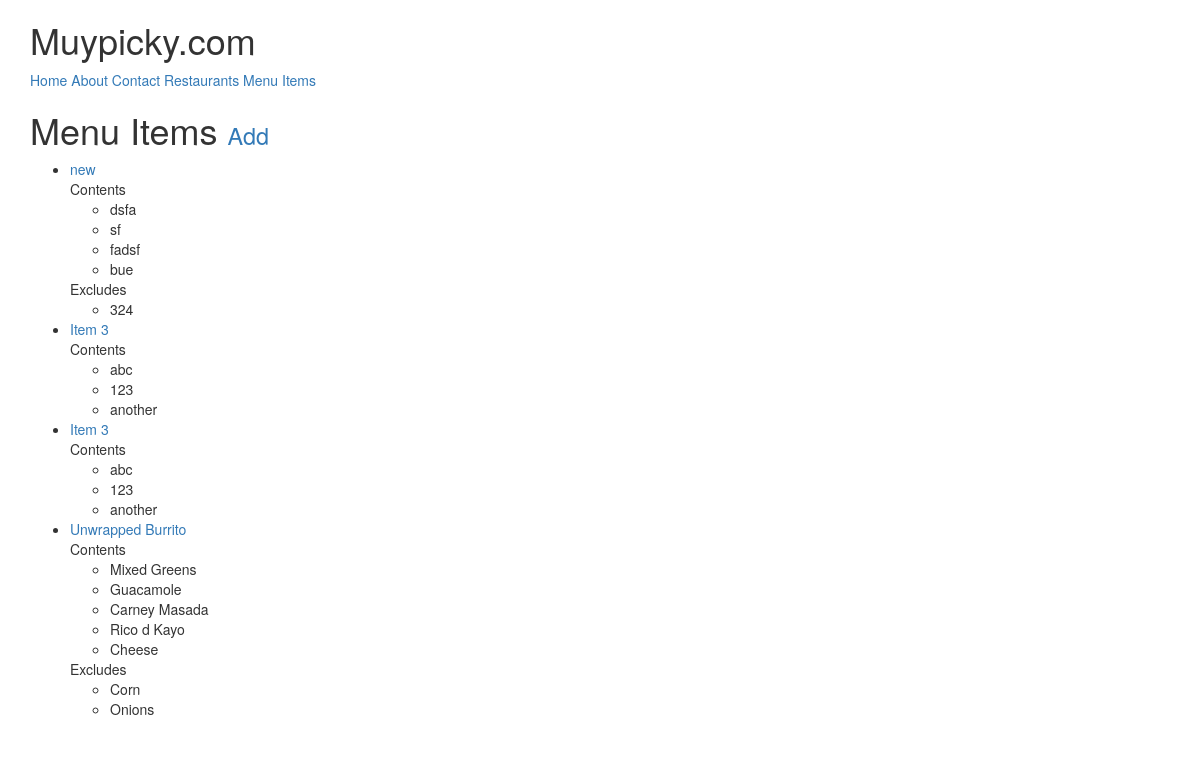
The app's page /items/ (signed in) with its own data.
### menus/models.py (models this page shows, shortened)
class Item(models.Model):
    user        = models.ForeignKey(settings.AUTH_USER_MODEL)
    restaurant  = models.ForeignKey(Restaurant)
    name        = models.CharField(max_length=120)
    contents    = models.TextField(help_text='Separate each item by comma')
    excludes    = models.TextField(blank=True, null=True, help_text='Separate each item by comma')
    public      = models.BooleanField(default=True)
    timestamp   = models.DateTimeField(auto_now_add=True)
    updated     = models.DateTimeField(auto_now=True)
    class Meta:
        ordering = ['-updated', '-timestamp']
    def get_contents(self):
        return self.contents.split(",")
    def get_excludes(self):
        return self.excludes.split(",")
    def get_absolute_url(self):
        return reverse('menus:detail', kwargs={'pk': self.pk})

### menus/views.py (the view)
class ItemListView(ListView):
    def get_queryset(self):
        return Item.objects.filter(user=self.request.user)

### menus/templates/menus/item_list.html (shortened to what this page needs)
{% extends "base.html" %}
{% block content %}
<h1>Menu Items <small><a href='{% url "menus:create" %}'>Add</a></small> </h1>
<ul>
    {% for obj in object_list %}
        <li><a href='{{ obj.get_absolute_url }}'> {{ obj.name }} </a><br/>
            {% if obj.contents %}
            Contents
            <ul>
                {% for item in obj.get_contents %}
                <li>{{ item }}</li>
                {% endfor %}
            </ul>
            {% endif %}
            {% if obj.excludes %}
            Excludes
            <ul>
                {% for item in obj.get_excludes %}
                <li>{{ item }}</li>
                {% endfor %}
            </ul>
            {% endif %}
        </li>
        {% empty %}
        <li><a href='{% url "menus:create" %}'>Add Menu Item</a></li>
    {% endfor %}
</ul>
{% endblock %}

### records on screen
Item: name "new", get_contents "dsfa" "sf" "fadsf" "bue", get_excludes "324"
Item: name "Item 3", get_contents "abc" "123" "another"
Item: name "Item 3", get_contents "abc" "123" "another"
Item: name "Unwrapped Burrito", get_contents "Mixed Greens" "Guacamole" "Carney Masada" "Rico d Kayo" "Cheese", get_excludes "Corn" "Onions"
